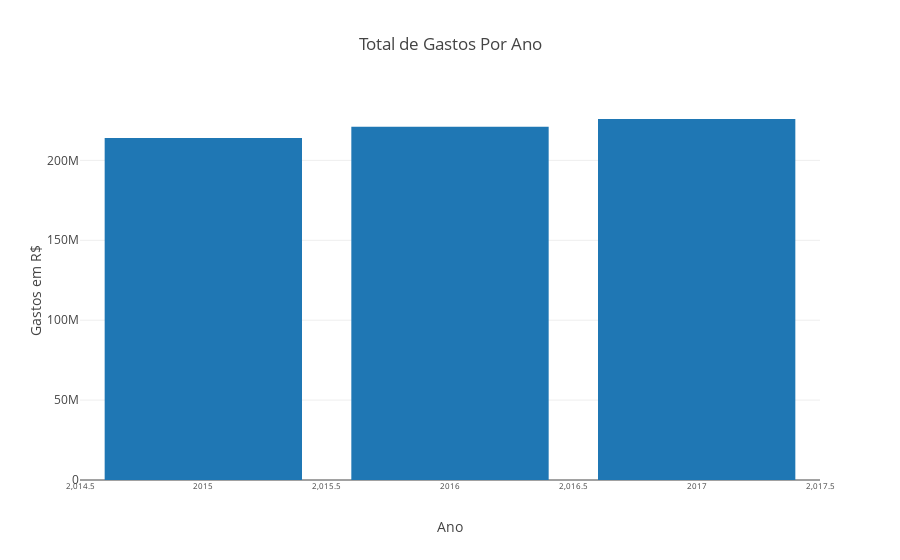

Notebook code for this chart:
### Markdown cell above
## Como se comportam os gastos com cotas parlamentares ao longo do tempo? Existe alguma tendência de aumento ou redução desse custo? Existe sazonalidade?

Vamos entender como os gastos com cotas parlamentares evoluíram ao longo do tempo.

### Code cell
# Agrupando os dados pelo ano e somando o valor das despesas
gastos_anuais = df_completo.groupby('ano_despesa')['vlr_despesa'].sum()

# Plotando os valores usando a função criada
plot_bar(gastos_anuais, "Total de Gastos Por Ano", "Ano", "Gastos em R$")

### Figure 1 — Plotly figure (JSON) as saved in the notebook; plotly's stock layout.template omitted (floating-point values rounded to 4 significant figures)
{"data": [{"orientation": "v", "type": "bar", "uid": "4edf06f5-2235-4aa8-955d-b6e0b62895c2", "x": [2015, 2016, 2017], "y": [214100000.0, 221100000.0, 225900000.0]}], "layout": {"title": "Total de Gastos Por Ano", "xaxis": {"tickfont": {"size": 8}, "title": "Ano"}, "yaxis": {"autorange": true, "tickfont": {"size": 12}, "title": "Gastos em R$"}}}
